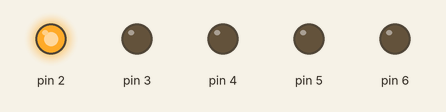
Simulated run of this sketch. Board: Arduino Uno, built with avr-gcc and run on an emulated ATmega328P. Shown: output pins drawn as LEDs (lit = HIGH).

Above: at 0.1 s.
At 4.1 s:
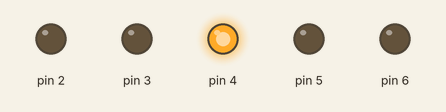
At 8.1 s:
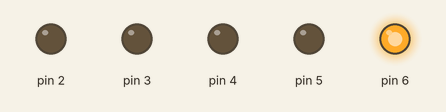
At 16.1 s:
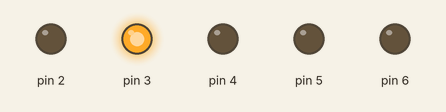
At 26.1 s:
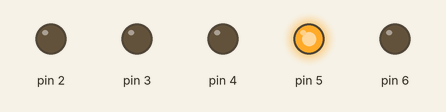
At 39.1 s:
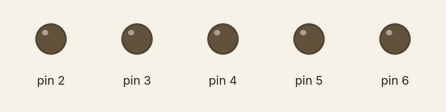
Timing chart, 0 to 40.0 s (numbered marks = the images above):
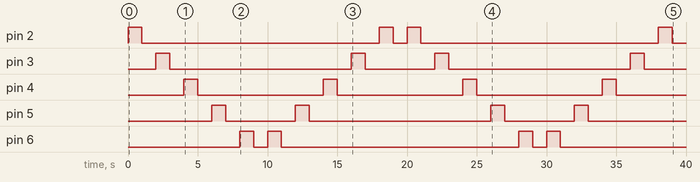

The sketch:

L1d.ino
```cpp
void setup() {
  for (int pin = 2; pin <= 6; pin++) {
    pinMode(pin, OUTPUT);
  }
}

void loop() {
  // Forward sequence
  for (int pin = 2; pin <= 6; pin++) {
    digitalWrite(pin, HIGH);
    delay(1000);
    digitalWrite(pin, LOW);
    delay(1000);
  }

  // Backward sequence
  for (int pin = 6; pin >= 2; pin--) {
    digitalWrite(pin, HIGH);
    delay(1000);
    digitalWrite(pin, LOW);
    delay(1000);
  }
}
```

Measured:
- by itself, pin 2: LOW → HIGH at 0.00 s, → LOW 1.0 s later, → HIGH 17.0 s later, → LOW 1.0 s later, … (8 changes in this stretch)
- by itself, pin 3: LOW → HIGH at 2.0 s, → LOW 1.0 s later, → HIGH 13.0 s later, → LOW 1.0 s later, … (8 changes in this stretch)
- by itself, pin 4: alternates HIGH for 1.0 s and LOW for 9.0 s
- by itself, pin 5: LOW → HIGH at 6.0 s, → LOW 1.0 s later, → HIGH 5.0 s later, → LOW 1.0 s later, … (8 changes in this stretch)
- by itself, pin 6: LOW → HIGH at 8.0 s, → LOW 1.0 s later, → HIGH 1.0 s later, → LOW 1.0 s later, … (8 changes in this stretch)
